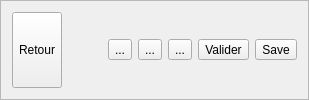
    <widget class="QFrame" name="frame_5">
     <property name="frameShape">
      <enum>QFrame::StyledPanel</enum>
     </property>
     <property name="frameShadow">
      <enum>QFrame::Raised</enum>
     </property>
     <property name="class" stdset="0">
      <string>card</string>
     </property>
     <layout class="QHBoxLayout" name="horizontalLayout_3">
      <item>
       <widget class="QToolButton" name="RetourButton">
        <property name="sizePolicy">
         <sizepolicy hsizetype="Preferred" vsizetype="Preferred">
          <horstretch>0</horstretch>
          <verstretch>0</verstretch>
         </sizepolicy>
        </property>
        <property name="text">
         <string>Retour</string>
        </property>
        <property name="class" stdset="0">
         <string>secondary</string>
        </property>
       </widget>
      </item>
      <item>
       <spacer name="horizontalSpacer">
        <property name="orientation">
         <enum>Qt::Horizontal</enum>
        </property>
        <property name="sizeHint" stdset="0">
         <size>
          <width>40</width>
          <height>20</height>
         </size>
        </property>
       </spacer>
      </item>
      <item>
       <widget class="QToolButton" name="toolButton_5">
        <property name="text">
         <string>...</string>
        </property>
       </widget>
      </item>
      <item>
       <widget class="QToolButton" name="toolButton_4">
        <property name="text">
         <string>...</string>
        </property>
       </widget>
      </item>
      <item>
       <widget class="QToolButton" name="toolButton_3">
        <property name="text">
         <string>...</string>
        </property>
       </widget>
      </item>
      <item>
       <widget class="QToolButton" name="toolButton_2">
        <property name="text">
         <string>Valider</string>
        </property>
        <property name="class" stdset="0">
         <string>secondary</string>
        </property>
       </widget>
      </item>
      <item>
       <widget class="QToolButton" name="toolButton">
        <property name="text">
         <string>Save</string>
        </property>
        <property name="class" stdset="0">
         <string>primary</string>
        </property>
       </widget>
      </item>
     </layout>
    </widget>
